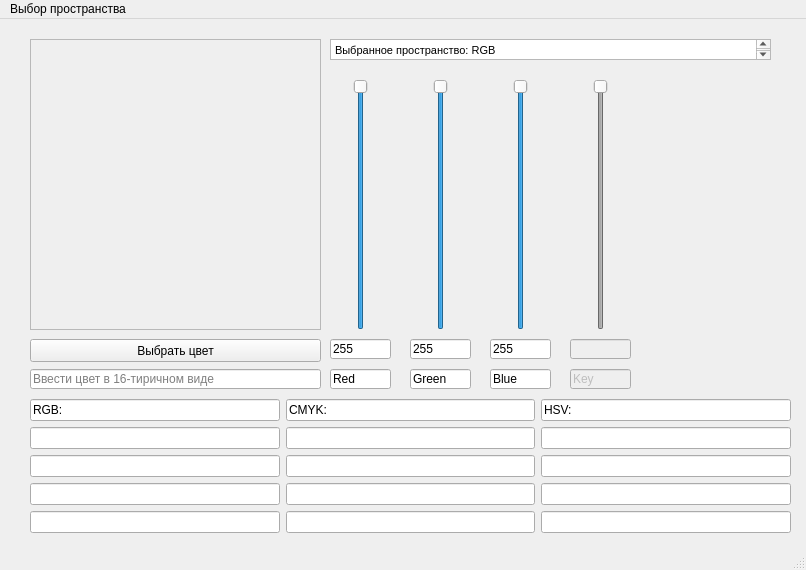
<?xml version="1.0" encoding="UTF-8"?>
<ui version="4.0">
 <class>MainWindow</class>
 <widget class="QMainWindow" name="MainWindow">
  <property name="geometry">
   <rect>
    <x>0</x>
    <y>0</y>
    <width>806</width>
    <height>570</height>
   </rect>
  </property>
  <property name="windowTitle">
   <string>MainWindow</string>
  </property>
  <widget class="QWidget" name="centralwidget">
   <widget class="QFrame" name="frame">
    <property name="geometry">
     <rect>
      <x>30</x>
      <y>20</y>
      <width>291</width>
      <height>291</height>
     </rect>
    </property>
    <property name="frameShape">
     <enum>QFrame::StyledPanel</enum>
    </property>
    <property name="frameShadow">
     <enum>QFrame::Raised</enum>
    </property>
    <widget class="QLabel" name="label">
     <property name="enabled">
      <bool>false</bool>
     </property>
     <property name="geometry">
      <rect>
       <x>0</x>
       <y>0</y>
       <width>291</width>
       <height>291</height>
      </rect>
     </property>
     <property name="text">
      <string/>
     </property>
     <property name="pixmap">
      <pixmap resource="resources.qrc">:/resources/resources/загружено (1).jpg</pixmap>
     </property>
     <property name="scaledContents">
      <bool>true</bool>
     </property>
    </widget>
   </widget>
   <widget class="QPushButton" name="pushButton">
    <property name="geometry">
     <rect>
      <x>30</x>
      <y>320</y>
      <width>291</width>
      <height>23</height>
     </rect>
    </property>
    <property name="text">
     <string>Выбрать цвет</string>
    </property>
   </widget>
   <widget class="QTextBrowser" name="textBrowser">
    <property name="geometry">
     <rect>
      <x>330</x>
      <y>20</y>
      <width>441</width>
      <height>21</height>
     </rect>
    </property>
    <property name="html">
     <string>&lt;!DOCTYPE HTML PUBLIC &quot;-//W3C//DTD HTML 4.0//EN&quot; &quot;http://www.w3.org/TR/REC-html40/strict.dtd&quot;&gt;
&lt;html&gt;&lt;head&gt;&lt;meta name=&quot;qrichtext&quot; content=&quot;1&quot; /&gt;&lt;style type=&quot;text/css&quot;&gt;
p, li { white-space: pre-wrap; }
&lt;/style&gt;&lt;/head&gt;&lt;body style=&quot; font-family:'MS Shell Dlg 2'; font-size:8.25pt; font-weight:400; font-style:normal;&quot;&gt;
&lt;p style=&quot; margin-top:0px; margin-bottom:0px; margin-left:0px; margin-right:0px; -qt-block-indent:0; text-indent:0px;&quot;&gt;Выбранное пространство: RGB&lt;/p&gt;&lt;/body&gt;&lt;/html&gt;</string>
    </property>
   </widget>
   <widget class="QLineEdit" name="lineEdit">
    <property name="geometry">
     <rect>
      <x>30</x>
      <y>350</y>
      <width>291</width>
      <height>20</height>
     </rect>
    </property>
    <property name="placeholderText">
     <string>Ввести цвет в 16-тиричном виде</string>
    </property>
   </widget>
   <widget class="QWidget" name="verticalLayoutWidget">
    <property name="geometry">
     <rect>
      <x>30</x>
      <y>380</y>
      <width>761</width>
      <height>136</height>
     </rect>
    </property>
    <layout class="QVBoxLayout" name="verticalLayout">
     <item>
      <layout class="QHBoxLayout" name="horizontalLayout_4">
       <item>
        <widget class="QLineEdit" name="rgb">
         <property name="text">
          <string>RGB:</string>
         </property>
         <property name="readOnly">
          <bool>true</bool>
         </property>
        </widget>
       </item>
       <item>
        <widget class="QLineEdit" name="cmyk">
         <property name="text">
          <string>CMYK:</string>
         </property>
         <property name="readOnly">
          <bool>true</bool>
         </property>
        </widget>
       </item>
       <item>
        <widget class="QLineEdit" name="hsv">
         <property name="text">
          <string>HSV:</string>
         </property>
         <property name="readOnly">
          <bool>true</bool>
         </property>
        </widget>
       </item>
      </layout>
     </item>
     <item>
      <layout class="QHBoxLayout" name="horizontalLayout_5">
       <item>
        <widget class="QLineEdit" name="rgb_red">
         <property name="readOnly">
          <bool>true</bool>
         </property>
        </widget>
       </item>
       <item>
        <widget class="QLineEdit" name="cmyk_cyan">
         <property name="readOnly">
          <bool>true</bool>
         </property>
        </widget>
       </item>
       <item>
        <widget class="QLineEdit" name="hsv_hue">
         <property name="readOnly">
          <bool>true</bool>
         </property>
        </widget>
       </item>
      </layout>
     </item>
     <item>
      <layout class="QHBoxLayout" name="horizontalLayout_2">
       <item>
        <widget class="QLineEdit" name="rgb_green">
         <property name="readOnly">
          <bool>true</bool>
         </property>
        </widget>
       </item>
       <item>
        <widget class="QLineEdit" name="cmyk_magenta">
         <property name="readOnly">
          <bool>true</bool>
         </property>
        </widget>
       </item>
       <item>
        <widget class="QLineEdit" name="hsv_saturation">
         <property name="readOnly">
          <bool>true</bool>
         </property>
        </widget>
       </item>
      </layout>
     </item>
     <item>
      <layout class="QHBoxLayout" name="horizontalLayout">
       <item>
        <widget class="QLineEdit" name="rgb_blue">
         <property name="readOnly">
          <bool>true</bool>
         </property>
        </widget>
       </item>
       <item>
        <widget class="QLineEdit" name="cmyk_yellow">
         <property name="readOnly">
          <bool>true</bool>
         </property>
        </widget>
       </item>
       <item>
        <widget class="QLineEdit" name="hsv_value">
         <property name="readOnly">
          <bool>true</bool>
         </property>
        </widget>
       </item>
      </layout>
     </item>
     <item>
      <layout class="QHBoxLayout" name="horizontalLayout_3">
       <item>
        <widget class="QLineEdit" name="lineEdit_8">
         <property name="readOnly">
          <bool>true</bool>
         </property>
        </widget>
       </item>
       <item>
        <widget class="QLineEdit" name="cmyk_key">
         <property name="readOnly">
          <bool>true</bool>
         </property>
        </widget>
       </item>
       <item>
        <widget class="QLineEdit" name="lineEdit_10">
         <property name="readOnly">
          <bool>true</bool>
         </property>
        </widget>
       </item>
      </layout>
     </item>
    </layout>
   </widget>
   <widget class="QLineEdit" name="val_1">
    <property name="geometry">
     <rect>
      <x>330</x>
      <y>320</y>
      <width>61</width>
      <height>20</height>
     </rect>
    </property>
    <property name="text">
     <string>255</string>
    </property>
    <property name="readOnly">
     <bool>true</bool>
    </property>
   </widget>
   <widget class="QSlider" name="verticalSlider">
    <property name="geometry">
     <rect>
      <x>340</x>
      <y>60</y>
      <width>41</width>
      <height>251</height>
     </rect>
    </property>
    <property name="maximum">
     <number>255</number>
    </property>
    <property name="value">
     <number>255</number>
    </property>
    <property name="orientation">
     <enum>Qt::Vertical</enum>
    </property>
   </widget>
   <widget class="QSlider" name="verticalSlider_2">
    <property name="geometry">
     <rect>
      <x>420</x>
      <y>60</y>
      <width>41</width>
      <height>251</height>
     </rect>
    </property>
    <property name="maximum">
     <number>255</number>
    </property>
    <property name="value">
     <number>255</number>
    </property>
    <property name="orientation">
     <enum>Qt::Vertical</enum>
    </property>
   </widget>
   <widget class="QLineEdit" name="val_2">
    <property name="geometry">
     <rect>
      <x>410</x>
      <y>320</y>
      <width>61</width>
      <height>20</height>
     </rect>
    </property>
    <property name="text">
     <string>255</string>
    </property>
    <property name="readOnly">
     <bool>true</bool>
    </property>
   </widget>
   <widget class="QSlider" name="verticalSlider_3">
    <property name="geometry">
     <rect>
      <x>500</x>
      <y>60</y>
      <width>41</width>
      <height>251</height>
     </rect>
    </property>
    <property name="maximum">
     <number>255</number>
    </property>
    <property name="value">
     <number>255</number>
    </property>
    <property name="orientation">
     <enum>Qt::Vertical</enum>
    </property>
   </widget>
   <widget class="QLineEdit" name="val_3">
    <property name="geometry">
     <rect>
      <x>490</x>
      <y>320</y>
      <width>61</width>
      <height>20</height>
     </rect>
    </property>
    <property name="text">
     <string>255</string>
    </property>
    <property name="readOnly">
     <bool>true</bool>
    </property>
   </widget>
   <widget class="QSlider" name="verticalSlider_4">
    <property name="enabled">
     <bool>false</bool>
    </property>
    <property name="geometry">
     <rect>
      <x>580</x>
      <y>60</y>
      <width>41</width>
      <height>251</height>
     </rect>
    </property>
    <property name="maximum">
     <number>100</number>
    </property>
    <property name="value">
     <number>100</number>
    </property>
    <property name="orientation">
     <enum>Qt::Vertical</enum>
    </property>
   </widget>
   <widget class="QLineEdit" name="val_4">
    <property name="enabled">
     <bool>false</bool>
    </property>
    <property name="geometry">
     <rect>
      <x>570</x>
      <y>320</y>
      <width>61</width>
      <height>20</height>
     </rect>
    </property>
   </widget>
   <widget class="QLineEdit" name="comm_3">
    <property name="geometry">
     <rect>
      <x>490</x>
      <y>350</y>
      <width>61</width>
      <height>20</height>
     </rect>
    </property>
    <property name="text">
     <string>Blue</string>
    </property>
    <property name="readOnly">
     <bool>true</bool>
    </property>
   </widget>
   <widget class="QLineEdit" name="comm_4">
    <property name="enabled">
     <bool>false</bool>
    </property>
    <property name="geometry">
     <rect>
      <x>570</x>
      <y>350</y>
      <width>61</width>
      <height>20</height>
     </rect>
    </property>
    <property name="text">
     <string>Key</string>
    </property>
   </widget>
   <widget class="QLineEdit" name="comm_1">
    <property name="geometry">
     <rect>
      <x>330</x>
      <y>350</y>
      <width>61</width>
      <height>20</height>
     </rect>
    </property>
    <property name="text">
     <string>Red</string>
    </property>
    <property name="readOnly">
     <bool>true</bool>
    </property>
   </widget>
   <widget class="QLineEdit" name="comm_2">
    <property name="geometry">
     <rect>
      <x>410</x>
      <y>350</y>
      <width>61</width>
      <height>20</height>
     </rect>
    </property>
    <property name="text">
     <string>Green</string>
    </property>
    <property name="readOnly">
     <bool>true</bool>
    </property>
   </widget>
  </widget>
  <widget class="QMenuBar" name="menubar">
   <property name="geometry">
    <rect>
     <x>0</x>
     <y>0</y>
     <width>806</width>
     <height>21</height>
    </rect>
   </property>
   <widget class="QMenu" name="menu">
    <property name="title">
     <string>Выбор пространства</string>
    </property>
    <addaction name="actionRGB"/>
    <addaction name="actionCMYK"/>
    <addaction name="actionHSV"/>
    <addaction name="actionHSL"/>
    <addaction name="actionXYZ"/>
    <addaction name="actionLAB"/>
   </widget>
   <addaction name="menu"/>
  </widget>
  <widget class="QStatusBar" name="statusbar"/>
  <action name="actionRGB">
   <property name="checkable">
    <bool>true</bool>
   </property>
   <property name="checked">
    <bool>true</bool>
   </property>
   <property name="text">
    <string>RGB</string>
   </property>
  </action>
  <action name="actionCMYK">
   <property name="checkable">
    <bool>true</bool>
   </property>
   <property name="text">
    <string>CMYK</string>
   </property>
  </action>
  <action name="actionHSV">
   <property name="checkable">
    <bool>true</bool>
   </property>
   <property name="text">
    <string>HSV</string>
   </property>
  </action>
  <action name="actionHSL">
   <property name="checkable">
    <bool>true</bool>
   </property>
   <property name="text">
    <string>HSL</string>
   </property>
  </action>
  <action name="actionXYZ">
   <property name="checkable">
    <bool>true</bool>
   </property>
   <property name="text">
    <string>XYZ</string>
   </property>
  </action>
  <action name="actionLAB">
   <property name="checkable">
    <bool>true</bool>
   </property>
   <property name="text">
    <string>LAB</string>
   </property>
  </action>
 </widget>
 <resources>
  <include location="resources.qrc"/>
 </resources>
 <connections/>
</ui>
